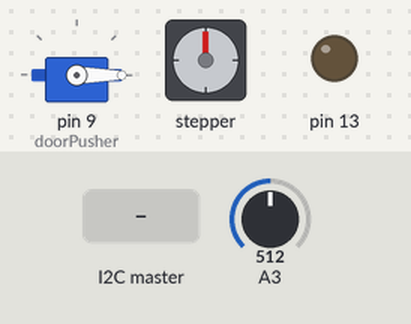
This sketch was run on a simulated Arduino Uno, built with avr-gcc and run on an emulated ATmega328P. On the bench: servo, stepper motor, output pins drawn as LEDs (lit = HIGH). The test bench sets the inputs (shaded band); at power-on: A3 = 512. Stepper angles assume 2048 steps per turn; what the sketch prints to the serial monitor is not drawn.

Above: at 1.3 s.
1.4 s: the I2C master sends the byte 1
At 1.55 s:
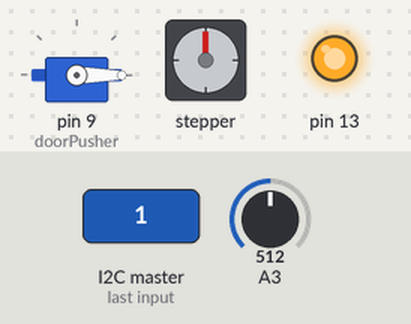
At 2.18 s:
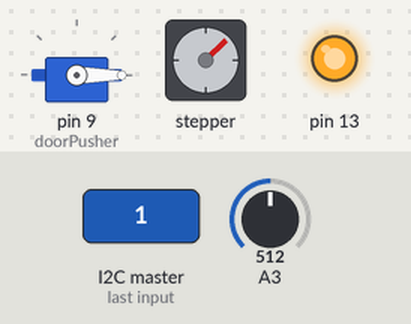
Timing chart, 0 to 24.0 s (numbered marks = the images above; inputs shaded):
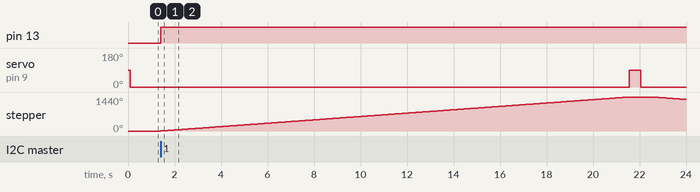

The sketch:

SerialComm.ino
```cpp
#include <Wire.h>
#include <Stepper.h>
#include <Servo.h>

// These three variables to store three past read values
int prev3=507; int prev2 =507; int prev = 507;

// This variable is used for filtering
//float pres=507;

// The analog input value from the microphone
int soundRead;

// To keep the "sound snippet" within certain length
unsigned timeoutCheck=0;

// This variable is responsible of handling the actuation according to the signal the RPi sent.
// Since the signal is sent by I2C and arduino can only handle one ISR at a time, we use volatile variable to keep track of it.
volatile bool openDoor=false;

// To check the start and end of the "sound snippet"
bool continuous=false;

//setting up stepper and servo
const int stepsPerRound=2048;
Stepper handlePuller(stepsPerRound,5,7,6,8);
Servo doorPusher;

void setup(){
  //I2C bus address 0x8 and receive handler
  Wire.begin(0x8);
  Wire.onReceive(receiveEvent);

  //motors
  doorPusher.attach(9);
  //doorPusher.write(10);
  delay(100);
  handlePuller.setSpeed(12);
  //pin 13 is to check if the actuation routine is being executed.
  pinMode(13,OUTPUT);
  doorPusher.write(0);
  Serial.begin(9600);
}

void loop(){
  if(openDoor){// this part of the code gets executed if 'openDoor' variable is set true in the receive handler.
    // actuation part
    digitalWrite(13,HIGH);
    handlePuller.step(4*stepsPerRound);
    doorPusher.write(90);
    delay(500);
    doorPusher.write(0);
    delay(500);
    handlePuller.step(-4*stepsPerRound);
    digitalWrite(13,LOW);
    openDoor=false;
  }

  soundRead=analogRead(A3);

  //pres=soundRead*0.93+prev*0.07;

  // If a sound passes the threshold, send it to RPi for inspection a.k.a. classification
  if(!continuous && abs(soundRead-(prev+prev2+prev3+2)/3)>4){//threshold
      // Because of this, the start of the sound snippet will be len4
      Serial.write(0);
      continuous=true;
      timeoutCheck=0;
  }

  // Keep writing integer(2bytes) and a newline(1byte) to the serial until time runs out
  if(timeoutCheck<150){
    byte sendMsg[3] = {highByte(prev3),lowByte(prev3),'\n'};
    Serial.write(sendMsg,3);
    timeoutCheck++;
  }else if(continuous){// If time ran out but arduino was sending signal till last loop(), mark end of the "sound snippet"
    continuous=false;
    Serial.write(0);Serial.write(0);Serial.write(0);Serial.write(0);Serial.write('\n');
  }

  // Store three past values
  prev3=prev2;
  prev2=prev;
  //prev=pres;
  prev=soundRead;
  // and read new at the satrt of the loop()
}

void receiveEvent(){
  char hey;
  while(Wire.available()){ // Flush any I2C from RPi
    hey=Wire.read();
  }
  if(hey==1){
    openDoor=true; // This will take efect at the start of the loop()
  }
}
```

Measured:
- after the input at 1.4 s, pin 13: LOW → HIGH at once; servo on pin 9 (doorPusher): 0° → 90° after 20.2 s, → 0° 0.50 s later; stepper: turns 1440° clockwise in 20.2 s, then 103° counter-clockwise in 1.4 s
